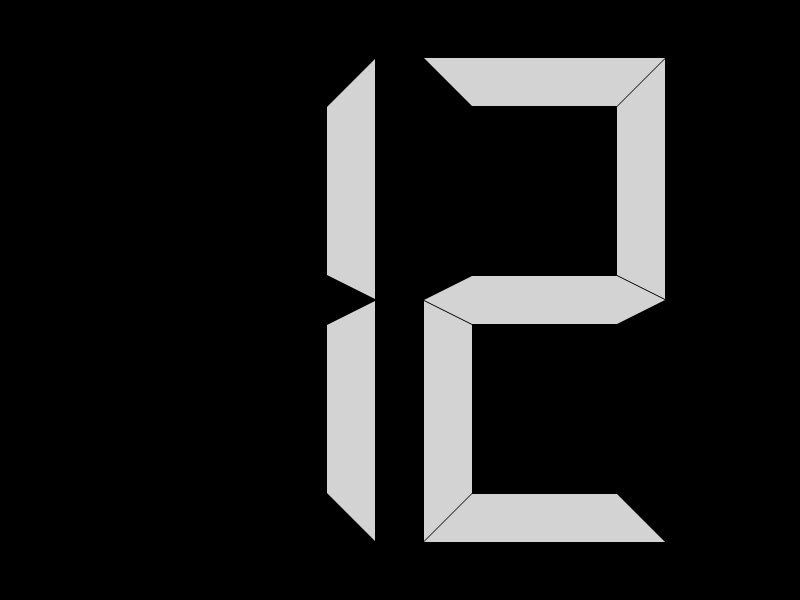
<?xml version="1.0" encoding="UTF-8"?>
<ui version="4.0">
 <class>MainWindow</class>
 <widget class="QMainWindow" name="MainWindow">
  <property name="windowModality">
   <enum>Qt::NonModal</enum>
  </property>
  <property name="geometry">
   <rect>
    <x>0</x>
    <y>0</y>
    <width>800</width>
    <height>600</height>
   </rect>
  </property>
  <property name="sizePolicy">
   <sizepolicy hsizetype="Expanding" vsizetype="Expanding">
    <horstretch>0</horstretch>
    <verstretch>0</verstretch>
   </sizepolicy>
  </property>
  <property name="windowTitle">
   <string>Initiative</string>
  </property>
  <property name="documentMode">
   <bool>false</bool>
  </property>
  <property name="unifiedTitleAndToolBarOnMac">
   <bool>false</bool>
  </property>
  <widget class="QWidget" name="centralwidget">
   <property name="styleSheet">
    <string notr="true">background-color: black</string>
   </property>
   <layout class="QGridLayout" name="gridLayout">
    <item row="0" column="0">
     <layout class="QHBoxLayout" name="horizontalLayout">
      <property name="sizeConstraint">
       <enum>QLayout::SetMinimumSize</enum>
      </property>
      <item>
       <spacer name="horizontalSpacer">
        <property name="orientation">
         <enum>Qt::Horizontal</enum>
        </property>
        <property name="sizeType">
         <enum>QSizePolicy::Fixed</enum>
        </property>
        <property name="sizeHint" stdset="0">
         <size>
          <width>40</width>
          <height>20</height>
         </size>
        </property>
       </spacer>
      </item>
      <item>
       <widget class="QLCDNumber" name="lcdNumber">
        <property name="font">
         <font>
          <pointsize>156</pointsize>
         </font>
        </property>
        <property name="autoFillBackground">
         <bool>false</bool>
        </property>
        <property name="styleSheet">
         <string notr="true">color: lightgray</string>
        </property>
        <property name="lineWidth">
         <number>3</number>
        </property>
        <property name="smallDecimalPoint">
         <bool>false</bool>
        </property>
        <property name="digitCount">
         <number>2</number>
        </property>
        <property name="segmentStyle">
         <enum>QLCDNumber::Flat</enum>
        </property>
        <property name="value" stdset="0">
         <double>12.000000000000000</double>
        </property>
        <property name="intValue" stdset="0">
         <number>12</number>
        </property>
       </widget>
      </item>
      <item>
       <spacer name="horizontalSpacer_2">
        <property name="orientation">
         <enum>Qt::Horizontal</enum>
        </property>
        <property name="sizeType">
         <enum>QSizePolicy::Fixed</enum>
        </property>
        <property name="sizeHint" stdset="0">
         <size>
          <width>40</width>
          <height>20</height>
         </size>
        </property>
       </spacer>
      </item>
     </layout>
    </item>
   </layout>
  </widget>
 </widget>
 <resources/>
 <connections/>
</ui>
